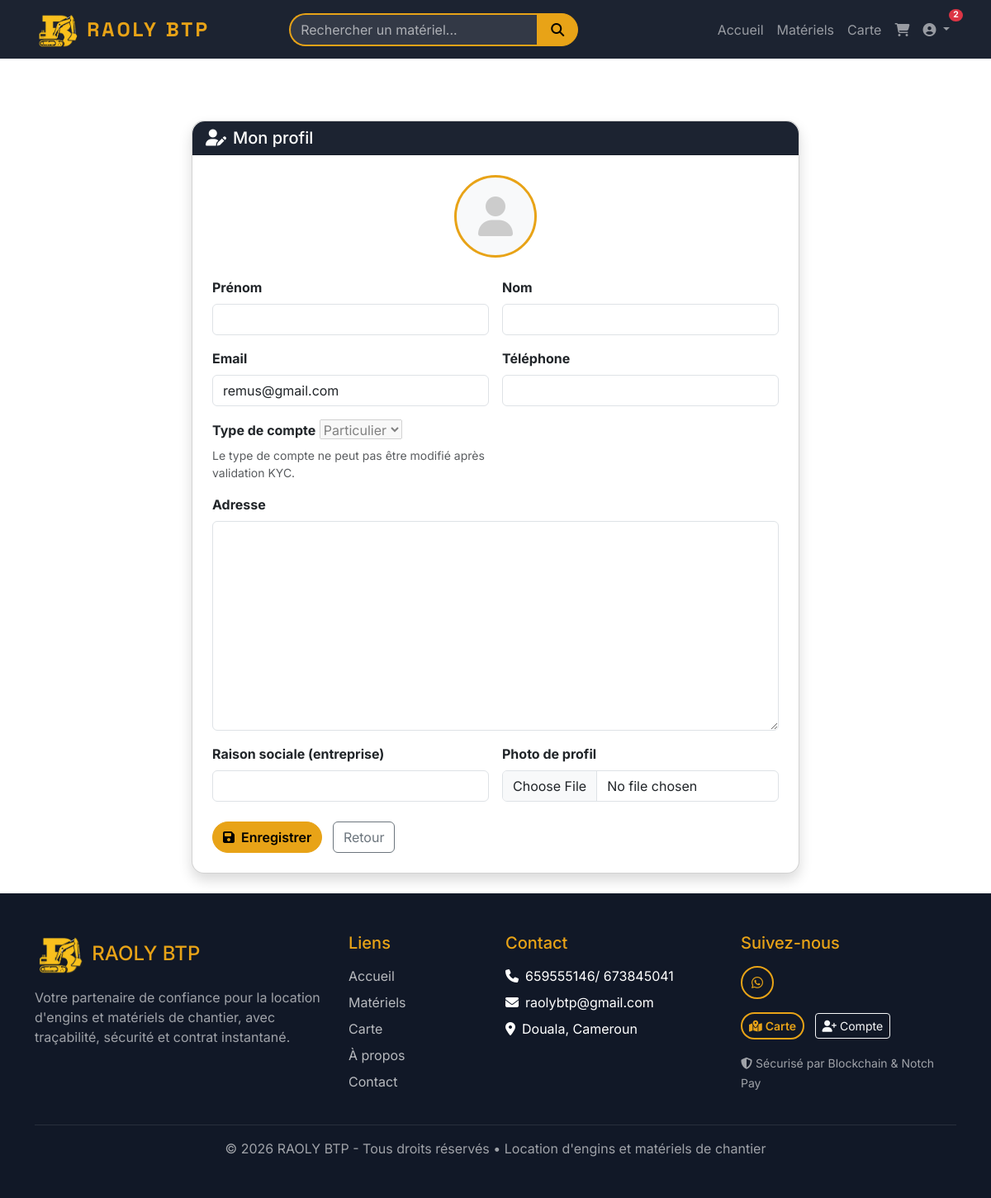
Screenshot of /comptes/profile/ (signed in) with the database file from the repository.
### accounts/models.py (models this page shows, shortened)
class CustomUser(AbstractUser):
    USER_TYPE_PARTICULIER = 'particulier'
    USER_TYPE_ENTREPRISE = 'entreprise'
    USER_TYPE_CHOICES = [
        (USER_TYPE_PARTICULIER, 'Particulier'),
        (USER_TYPE_ENTREPRISE, 'Entreprise'),
    ]
    KYC_NOT_SUBMITTED = 'not_submitted'
    KYC_PENDING_REVIEW = 'pending_review'
    KYC_APPROVED = 'approved'
    KYC_REJECTED = 'rejected'
    KYC_STATUS_CHOICES = [
        (KYC_NOT_SUBMITTED, 'Non soumis'),
        (KYC_PENDING_REVIEW, 'En attente de vérification'),
        (KYC_APPROVED, 'Validé'),
        (KYC_REJECTED, 'Refusé'),
    ]
    phone = models.CharField(max_length=20, blank=True)
    address = models.TextField(blank=True)
    company_name = models.CharField(max_length=200, blank=True)
    profile_image = models.ImageField(upload_to='profiles/', blank=True, null=True)
    privacy_registration_consent_at = models.DateTimeField(
        null=True,
        blank=True,
        verbose_name='Consentement inscription',
        help_text='Acceptation du traitement des données lors de la création du compte.',
    )
    privacy_kyc_consent_at = models.DateTimeField(
        null=True,
        blank=True,
        verbose_name='Consentement envoi dossier KYC',
        help_text='Acceptation du traitement des pièces et données pour la vérification KYC.',
    )
    user_type = models.CharField(
        max_length=20,
        choices=USER_TYPE_CHOICES,
        default=USER_TYPE_PARTICULIER,
    )
    kyc_status = models.CharField(
        max_length=20,
        choices=KYC_STATUS_CHOICES,
        default=KYC_NOT_SUBMITTED,
    )
    kyc_rejection_reason = models.TextField(blank=True)
    kyc_reject_count = models.PositiveIntegerField(default=0)
    kyc_submitted_at = models.DateTimeField(null=True, blank=True)
    kyc_reviewed_at = models.DateTimeField(null=True, blank=True)
    kyc_id_document = models.FileField(
        upload_to='kyc/particulier/',
        blank=True,
        null=True,
        verbose_name='Pièce d’identité',
        help_text='Particulier : CNI (recto)',
    )
    kyc_id_back_document = models.FileField(
        upload_to='kyc/particulier/',
        blank=True,
        null=True,
        verbose_name='CNI (verso)',
        help_text='Particulier : CNI (verso)',
    )
    kyc_proof_of_address = models.FileField(
        upload_to='kyc/particulier/',
        blank=True,
        null=True,
        verbose_name='Justificatif de domicile',
        help_text='Particulier : justificatif de domicile',
    )
    kyc_rc_document = models.FileField(
        upload_to='kyc/entreprise/',
        blank=True,
        null=True,
        verbose_name='Registre de commerce (RC)',
        help_text='Entreprise : extrait RC / registre de commerce',
    )
    kyc_tax_document = models.FileField(
        upload_to='kyc/entreprise/',
        blank=True,
        null=True,
        verbose_name='NIF / identifiant fiscal',
        help_text='Entreprise : NIF / identifiant fiscal',
    )
    kyc_company_proof_of_address = models.FileField(
        upload_to='kyc/entreprise/',
        blank=True,
        null=True,
        verbose_name='Justificatif de domicile (siège)',
        help_text='Entreprise : justificatif de domicile du siège',
    )

### core/models.py (models this page shows, shortened)
class SiteInfo(models.Model):
    company_name = models.CharField(max_length=200, default='RAOLY BTP')
    slogan = models.CharField(max_length=300, blank=True)
    phone = models.CharField(max_length=20, blank=True)
    email = models.EmailField(blank=True)
    address = models.TextField(blank=True)
    about_text = models.TextField(blank=True)
    facebook = models.URLField(blank=True)
    instagram = models.URLField(blank=True)
    twitter = models.URLField(blank=True)
    whatsapp = models.CharField(max_length=20, blank=True)
    google_verification_filename = models.CharField(
        max_length=120,
        blank=True,
        help_text='Ex. google2c82be27c4a4a6e2.html (tel que fourni par Google).',
    )
    google_verification_file_content = models.CharField(
        max_length=500,
        blank=True,
        help_text='Une seule ligne, identique au fichier téléchargé depuis Google.',
    )
    class Meta:
        verbose_name = "Informations du site"
        verbose_name_plural = "Informations du site"

### accounts/views.py (the view)
# urls.py: path('profile/', views.profile_view, name='profile'),
@login_required
def profile_view(request):
    if request.method == 'POST':
        form = ProfileForm(request.POST, request.FILES, instance=request.user)
        if form.is_valid():
            form.save()
            messages.success(request, 'Profil mis à jour avec succès.')
            return redirect('accounts:profile')
    else:
        form = ProfileForm(instance=request.user)
    return render(request, 'accounts/profile.html', {'form': form})

### templates/accounts/profile.html (shortened to what this page needs)
{% extends 'base.html' %}
{% load static %}
{% block content %}
<div class="container py-4">
    <div class="row justify-content-center">
        <div class="col-md-8">
            <div class="card shadow">
                <div class="card-header bg-dark-nav text-white">
                    <h5 class="mb-0"><i class="fas fa-user-edit me-2"></i>Mon profil</h5>
                </div>
                <div class="card-body p-4">
                    <form method="POST" enctype="multipart/form-data">
                        <div class="text-center mb-4">
                            {% if user.profile_image %}
                            <img src="{{ user.profile_image.url }}" class="rounded-circle mb-3" width="100" height="100" style="object-fit:cover;">
                            {% else %}
                            <div class="profile-avatar mx-auto mb-3"><i class="fas fa-user fa-3x"></i></div>
                            {% endif %}
                        </div>
                        <div class="row g-3">
                            <div class="col-md-6">
                                <label class="form-label fw-bold">Prénom</label>
                                {{ form.first_name }}
                            </div>
                            <div class="col-md-6">
                                <label class="form-label fw-bold">Nom</label>
                                {{ form.last_name }}
                            </div>
                            <div class="col-md-6">
                                <label class="form-label fw-bold">Email</label>
                                {{ form.email }}
                            </div>
                            <div class="col-md-6">
                                <label class="form-label fw-bold">Téléphone</label>
                                {{ form.phone }}
                            </div>
                            <div class="col-md-6">
                                <label class="form-label fw-bold">Type de compte</label>
                                {{ form.user_type }}
                                {% if form.user_type.help_text %}<small class="text-muted d-block">{{ form.user_type.help_text }}</small>{% endif %}
                            </div>
                            <div class="col-12">
                                <label class="form-label fw-bold">Adresse</label>
                                {{ form.address }}
                            </div>
                            <div class="col-md-6">
                                <label class="form-label fw-bold">Raison sociale (entreprise)</label>
                                {{ form.company_name }}
                            </div>
                            <div class="col-md-6">
                                <label class="form-label fw-bold">Photo de profil</label>
                                {{ form.profile_image }}
                            </div>
                        </div>
                        <div class="mt-4">
                            <button type="submit" class="btn btn-primary-gold">
                                <i class="fas fa-save me-2"></i>Enregistrer
                            </button>
                            <a href="{% url 'accounts:dashboard' %}" class="btn btn-outline-secondary ms-2">Retour</a>
                        </div>
                    </form>
                </div>
            </div>
        </div>
    </div>
</div>
{% endblock %}

### templates/base.html (shortened to what this page needs)
{% load static %}
{% load humanize %}
<!DOCTYPE html>
<html lang="fr">
<head>
    <link href="https://cdn.jsdelivr.net/npm/bootstrap@5.3.2/dist/css/bootstrap.min.css" rel="stylesheet">
    <link href="https://cdnjs.cloudflare.com/ajax/libs/font-awesome/6.5.0/css/all.min.css" rel="stylesheet">
    <link href="https://cdn.jsdelivr.net/npm/flatpickr/dist/flatpickr.min.css" rel="stylesheet">
    <link rel="stylesheet" href="https://unpkg.com/leaflet@1.9.4/dist/leaflet.css" />
    <link href="{% static 'css/style.css' %}" rel="stylesheet">
</head>
<body>
    <nav class="navbar navbar-expand-lg navbar-dark bg-dark-nav fixed-top">
        <div class="container">
            <a class="navbar-brand d-flex align-items-center" href="{% url 'core:home' %}">
                <img src="{% static 'images/logo.png' %}" alt="RAOLY BTP" height="45" class="me-2">
                <span class="brand-text">RAOLY BTP</span>
            </a>
            <div class="collapse navbar-collapse" id="mainNav">
                <form class="d-flex mx-auto search-form" action="{% url 'equipment:list' %}" method="GET">
                    <div class="input-group">
                        <input type="text" class="form-control" name="q" placeholder="Rechercher un matériel..." value="{{ query|default:'' }}">
                        <button class="btn btn-primary-gold" type="submit"><i class="fas fa-search"></i></button>
                    </div>
                </form>
                <ul class="navbar-nav ms-auto">
                    <li class="nav-item"><a class="nav-link" href="{% url 'core:home' %}">Accueil</a></li>
                    <li class="nav-item"><a class="nav-link" href="{% url 'equipment:list' %}">Matériels</a></li>
                    <li class="nav-item"><a class="nav-link" href="{% url 'equipment:map' %}">Carte</a></li>
                    {% if user.is_authenticated %}
                    <li class="nav-item">
                        <a class="nav-link position-relative" href="{% url 'cart:view' %}">
                            <i class="fas fa-shopping-cart"></i>
                        </a>
                    </li>
                    <li class="nav-item dropdown">
                        <a class="nav-link dropdown-toggle" href="#" role="button" data-bs-toggle="dropdown">
                            <i class="fas fa-user-circle"></i>
                            {% if unread_notifications > 0 %}
                            <span class="badge bg-danger badge-notif">{{ unread_notifications }}</span>
                            {% endif %}
                        </a>
                    </li>
                    {% else %}
                    <li class="nav-item"><a class="nav-link btn-login-nav" href="{% url 'accounts:login' %}"><i class="fas fa-sign-in-alt me-1"></i>Connexion</a></li>
                    {% endif %}
                </ul>
            </div>
        </div>
    </nav>
    {% if user.is_authenticated and unread_notifications > 0 %}
    <div class="top-notif-banner">
        <div class="container d-flex align-items-center justify-content-between gap-2">
            <div class="d-flex align-items-center">
                <span>Vous avez <strong>{{ unread_notifications }}</strong> notification{{ unread_notifications|pluralize }} non lue{{ unread_notifications|pluralize }}.</span>
            </div>
            <a href="{% url 'accounts:notifications' %}" class="btn btn-sm btn-light">
            </a>
        </div>
    </div>
    {% endif %}
    <main {% block main_attrs %}style="margin-top: 76px;"{% endblock %}>
        {% block content %}{% endblock %}
    </main>
    {% block site_footer %}
    <footer class="footer-dark py-5">
        <div class="container">
            <div class="row g-4">
                <div class="col-lg-4">
                    <div class="d-flex align-items-center mb-3">
                        <img src="{% static 'images/logo.png' %}" alt="RAOLY BTP" height="50" class="me-2">
                        <h4 class="text-gold mb-0">RAOLY BTP</h4>
                    </div>
                    <p class="text-light-muted mb-3">Votre partenaire de confiance pour la location d'engins et matériels de chantier, avec traçabilité, sécurité et contrat instantané.</p>
                </div>
                <div class="col-lg-2">
                    <h5 class="text-gold mb-3">Liens</h5>
                    <ul class="list-unstyled footer-links">
                        <li><a href="{% url 'core:home' %}">Accueil</a></li>
                        <li><a href="{% url 'equipment:list' %}">Matériels</a></li>
                        <li><a href="{% url 'equipment:map' %}">Carte</a></li>
                        <li><a href="{% url 'core:about' %}">À propos</a></li>
                        <li><a href="{% url 'core:contact' %}">Contact</a></li>
                    </ul>
                </div>
                <div class="col-lg-3">
                    <h5 class="text-gold mb-3">Contact</h5>
                    <ul class="list-unstyled footer-links">
                        {% if site_info %}
                        {% if site_info.phone %}<li><i class="fas fa-phone me-2"></i>{{ site_info.phone }}</li>{% endif %}
                        {% if site_info.email %}<li><i class="fas fa-envelope me-2"></i>{{ site_info.email }}</li>{% endif %}
                        {% if site_info.address %}<li><i class="fas fa-map-marker-alt me-2"></i>{{ site_info.address }}</li>{% endif %}
                        {% endif %}
                    </ul>
                </div>
                <div class="col-lg-3">
                    <h5 class="text-gold mb-3">Suivez-nous</h5>
                    <div class="social-links">
                        {% if site_info.whatsapp %}<a href="https://wa.me/{{ site_info.whatsapp }}" class="social-link"><i class="fab fa-whatsapp"></i></a>{% endif %}
                    </div>
                    <div class="mt-3 footer-quick-actions">
                        <a href="{% url 'equipment:map' %}" class="btn btn-sm btn-outline-gold me-2 mb-2">
                            <i class="fas fa-map-marked-alt me-1"></i>Carte
                        </a>
                        <a href="{% url 'accounts:register' %}" class="btn btn-sm btn-outline-light mb-2">
                            <i class="fas fa-user-plus me-1"></i>Compte
                        </a>
                    </div>
                    <div class="mt-2">
                        <small class="text-light-muted"><i class="fas fa-shield-alt me-1"></i>Sécurisé par Blockchain & Notch Pay</small>
                    </div>
                </div>
            </div>
            <hr class="border-secondary mt-4">
            <p class="text-center text-light-muted mb-0">&copy; {% now "Y" %} RAOLY BTP - Tous droits réservés • Location d'engins et matériels de chantier</p>
        </div>
    </footer>
    {% endblock %}
</body>
</html>

### rows the page displays
CustomUser: email "remus@gmail.com", user_type "Particulier"
SiteInfo: phone "659555146/ 673845041", email "raolybtp@gmail.com", address "Douala, Cameroun"

### other values shown
{{ unread_notifications }} "2"
